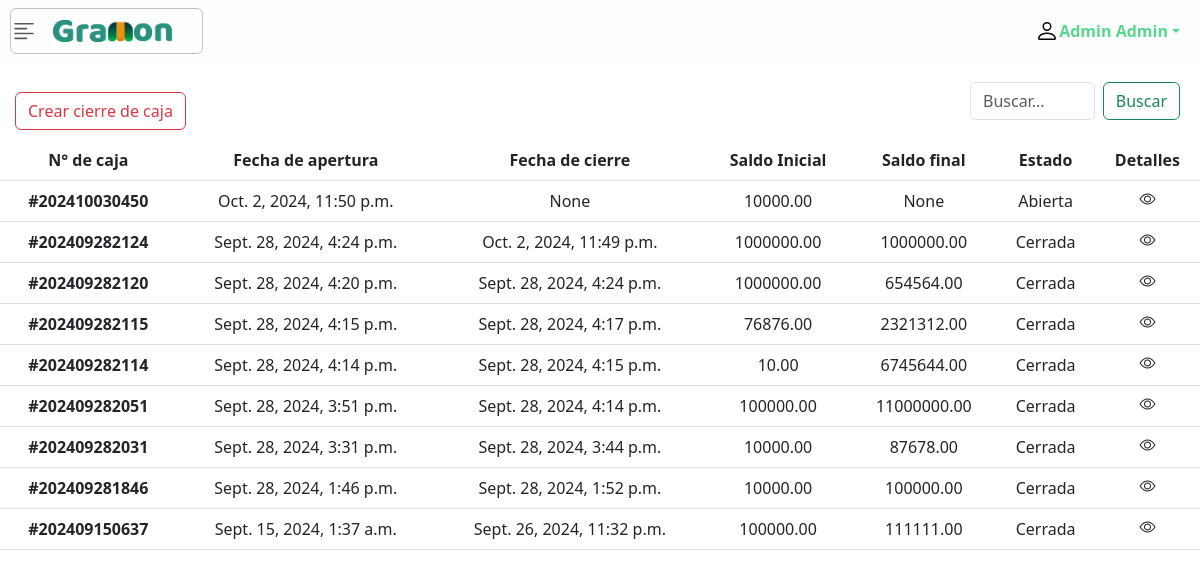
/list/box/ (signed in), run on an earlier commit of the app's database.
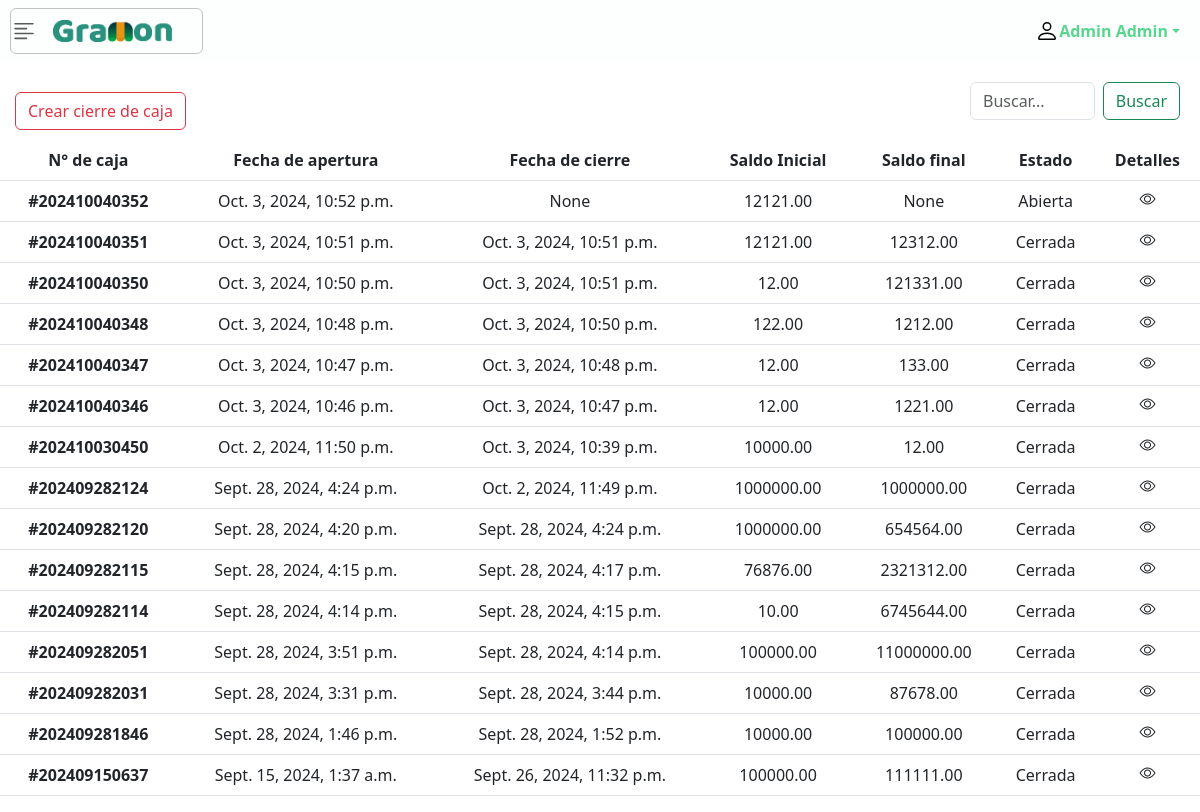
And on a later commit of the database.
### apps/adminusers_app/models.py (models this page shows, shortened)
class User(AbstractUser):
    GENDER_CHOICES = (
        ('Masculino', 'Masculino'),
        ('Femenino', 'Femenino')
    )
    gender = models.CharField(max_length=10, blank=True, choices=GENDER_CHOICES)
    email = models.EmailField(("email address"), unique=True)
    REQUIRED_FIELDS = ['first_name', 'last_name', 'email','is_superuser']
    full_name = models.CharField(max_length=100, default="", editable=False)
    objects = USerManager()

### apps/cash_register/models.py (models this page shows, shortened)
class Caja(models.Model):
    id = models.CharField(max_length=12, primary_key=True, editable=False)
    fecha_apertura = models.DateTimeField(default=timezone.now)
    saldo_inicial = models.DecimalField(max_digits=10, decimal_places=2)
    saldo_final = models.DecimalField(max_digits=10, decimal_places=2, null=True, blank=True)
    total_entradas = models.DecimalField(max_digits=10, decimal_places=2, default=0)
    total_salidas = models.DecimalField(max_digits=10, decimal_places=2, default=0)
    valor_esperado = models.DecimalField(max_digits=10, decimal_places=2, null=True, blank=True)
    diferencia = models.DecimalField(max_digits=10, decimal_places=2, null=True, blank=True)
    fecha_cierre = models.DateTimeField(null=True, blank=True)
    estado = models.CharField(max_length=10, choices=[('Abierta', 'Abierta'), ('Cerrada', 'Cerrada')], default='Abierta')

### apps/cash_register/views.py (the view)
# urls.py: re_path('list/box/', BoxListView.as_view(), name="Box_history"),
class BoxListView(LoginRequiredMixin,ListView):
    model = Caja
    template_name = "box/list_box.html"
    context_object_name = 'history_box'
    ordering = ['-id']
    paginate_by = 15
    login_url = reverse_lazy('user_app:login')

### templates/box/list_box.html (shortened to what this page needs)
{% extends 'base.html' %}
{% load static %}
{% block head %}
    <link rel="stylesheet" href="{% static 'css/box_css/list_box.css' %}">
{% endblock head %}
{% block content %}
    <div class="d-flex justify-content-between align-items-center" style="width: 100%;">
        <a style="text-align: center; margin-top: 20px; margin-left: 15px;" class="btn btn-outline-danger modal_close_box" role="button" id="modal_create_product">
            Crear cierre de caja
        </a>
        <div class="d-flex" style="padding: 20px 20px; width: 250px;">
            <input class="form-control me-2" type="search" placeholder="Buscar..." aria-label="Search" name="search_box" id="search_box">
            <button class="btn btn-outline-success" id="botom_search_box">Buscar</button>
        </div>
    </div>
    <div class="table-responsive">
        <table class="table table-hover" style="text-align: center;">
            <thead>
                <tr>
                    <th scope="col">N° de caja</th>
                    <th scope="col">Fecha de apertura</th>
                    <th scope="col">Fecha de cierre</th>
                    <th scope="col">Saldo Inicial</th>
                    <th scope="col">Saldo final</th>
                    <th scope="colgroup">Estado</th>
                    <th scope="colgroup">Detalles</th>
                </tr>
            </thead>
            <tbody class="showResults">
                {% for box in history_box%}
                <tr>
                    <th scope="row">#{{box.id}}</th>
                    <td>{{box.fecha_apertura}}</td>
                    <td>{{box.fecha_cierre}}</td>
                    <td>{{box.saldo_inicial}}</td>
                    <td>{{box.saldo_final}}</td>
                    <td>{{box.estado}}</td>
                    <td style="text-align: center;">
                        <i class="bi bi-eye visualizer" data-id="{{box.id}}"></i>
                    </td>
                </tr>
                {% endfor %}
            </tbody>
        </table>
    </div>
{% endblock content %}

### templates/base.html (shortened to what this page needs)
{% load static %}
<!DOCTYPE html>
<html lang="es">
<head>
    <link href='https://unpkg.com/boxicons@2.1.4/css/boxicons.min.css' rel='stylesheet'>
    <link href="{% static 'css/includes/bootstrap.min.css' %}" rel="stylesheet">
    <link rel="stylesheet" href="https://cdn.jsdelivr.net/npm/bootstrap-icons@1.10.5/font/bootstrap-icons.css">
    <link rel="stylesheet" href="{% static 'css/includes/pantalla_de_carga.css' %}">
    <link rel="stylesheet" href="{% static 'css/includes/nav_style.css' %}">
    <link rel="stylesheet" href="{% static 'css/products/add_product.css' %}">
     <link rel="stylesheet" href="{% static 'css/box_css/box.css' %}">
    <link rel="stylesheet" href="{% static 'css/base.css' %}">
    <link rel="stylesheet" href=" https://www.w3.org/2000/svg">
    {% block head %}{% endblock %}
</head>
<body class="content">
  {% include 'includes/nav.html' %}
  <div id="contentContainer" style="display: none;">
    {% block content %}
    {% endblock content %}
  </div>
</body>
</html>

### templates/includes/nav.html (shortened to what this page needs)
{% load static %}
<div class="toast-container position-fixed bottom-0 end-0 p-3" id="container-tostada">
</div>
<nav class="navbar sticky-top container-fluid" id="nav_principal">
    <button class="navbar-toggler icon_principal" data-bs-toggle="offcanvas" data-bs-target="#dropdown_menu" aria-controls="dropdown_menu">
        <img src="{% static 'img/icon-gramon.png' %}" alt="GraMon" id="icon-gramon">
    </button>
    <div class="dropdown" id="icon-user">
        <a href="#" class="d-flex align-items-center text-decoration-none dropdown-toggle title_name"
            data-bs-toggle="dropdown" aria-expanded="false">
            <img src="{% static 'img/icons/person.svg' %}" alt="User" width="24" height="24">
            <strong>{{ request.user.first_name }} {{ request.user.last_name }}</strong>
        </a>
    </div>
</nav>

### templates/includes/pantalla_de_carga.html (shortened to what this page needs)
{% load static %}

### static/css/includes/nav_style.css (style rules this page uses)
#nav_principal { background-color:#FDFEFE; }
.navbar-toggler.icon_principal { background-color: transparent; padding: 0; outline: none; }
#icon-gramon { width: 180px; margin-left: -20px; }
#icon-user { margin-right: 20px; }
.title_name { color: #58D68D; }
.navbar-toggler { border: none; padding: 0; background: none; }
.icon_principal { border: 1px solid rgba(136, 136, 136, 0.5); padding-left: 5px; margin-left: 10px; }

### static/css/base.css (style rules this page uses)
html, body { margin: 0; padding: 0; height: 100%; }
.content { min-height: 100vh; display: flex; flex-direction: column; }

### static/css/box_css/list_box.css (style rules this page uses)
.visualizer { cursor: pointer; display: inline-flex; align-items: center; justify-content: center; padding: 0; border: none; background: none; color: inherit; transition: transform 0.2s; }

What changed in the data, as far as the page shows it:
added Caja: id "202410040352", fecha_apertura "Oct. 3, 2024, 10:52 p.m.", fecha_cierre "None", saldo_inicial "12121.00", saldo_final "None", estado "Abierta"
added Caja: id "202410040351", fecha_apertura "Oct. 3, 2024, 10:51 p.m.", fecha_cierre "Oct. 3, 2024, 10:51 p.m.", saldo_inicial "12121.00", saldo_final "12312.00", estado "Cerrada"
added Caja: id "202410040350", fecha_apertura "Oct. 3, 2024, 10:50 p.m.", fecha_cierre "Oct. 3, 2024, 10:51 p.m.", saldo_inicial "12.00", saldo_final "121331.00", estado "Cerrada"
added Caja: id "202410040348", fecha_apertura "Oct. 3, 2024, 10:48 p.m.", fecha_cierre "Oct. 3, 2024, 10:50 p.m.", saldo_inicial "122.00", saldo_final "1212.00", estado "Cerrada"
added Caja: id "202410040347", fecha_apertura "Oct. 3, 2024, 10:47 p.m.", fecha_cierre "Oct. 3, 2024, 10:48 p.m.", saldo_inicial "12.00", saldo_final "133.00", estado "Cerrada"
added Caja: id "202410040346", fecha_apertura "Oct. 3, 2024, 10:46 p.m.", fecha_cierre "Oct. 3, 2024, 10:47 p.m.", saldo_inicial "12.00", saldo_final "1221.00", estado "Cerrada"
changed Caja id 202410030450: fecha_cierre "None" → "Oct. 3, 2024, 10:39 p.m."; saldo_final "None" → "12.00"; estado "Abierta" → "Cerrada"
